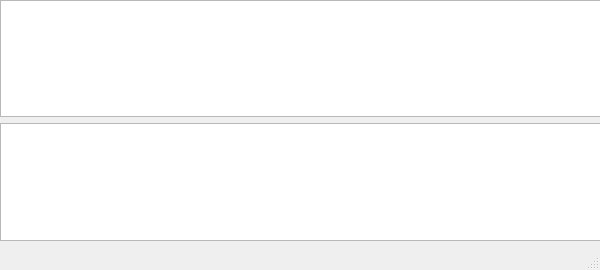
<?xml version="1.0" encoding="UTF-8"?>
<ui version="4.0">
 <class>PopWindow</class>
 <widget class="QMainWindow" name="PopWindow">
  <property name="geometry">
   <rect>
    <x>0</x>
    <y>0</y>
    <width>600</width>
    <height>270</height>
   </rect>
  </property>
  <property name="windowTitle">
   <string>MainWindow</string>
  </property>
  <widget class="QWidget" name="centralwidget">
   <widget class="QWidget" name="verticalLayoutWidget">
    <property name="geometry">
     <rect>
      <x>0</x>
      <y>0</y>
      <width>601</width>
      <height>241</height>
     </rect>
    </property>
    <layout class="QVBoxLayout" name="verticalLayout">
     <item>
      <widget class="QTextBrowser" name="text2"/>
     </item>
     <item>
      <widget class="QTextBrowser" name="text1"/>
     </item>
    </layout>
   </widget>
  </widget>
  <widget class="QMenuBar" name="menubar">
   <property name="geometry">
    <rect>
     <x>0</x>
     <y>0</y>
     <width>600</width>
     <height>22</height>
    </rect>
   </property>
  </widget>
  <widget class="QStatusBar" name="statusbar"/>
 </widget>
 <resources/>
 <connections/>
</ui>
